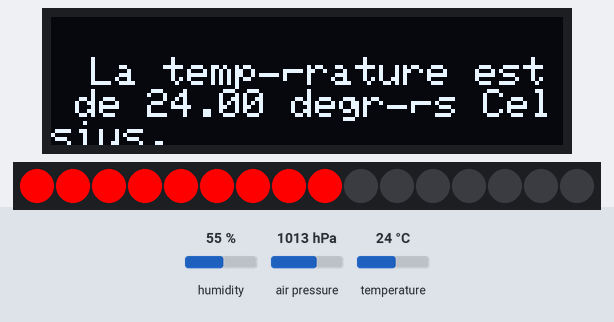
This sketch was run on a simulated Arduino Uno, built with avr-gcc and run on an emulated ATmega328P. On the bench: 128×32 one-colour display, 16 RGB LEDs in strip order, left to right. The test bench sets the inputs (shaded band); at power-on: temperature 24 °C, humidity 55 %, air pressure 1013 hPa. The display library's start-up logo is not drawn; what the sketch prints to the serial monitor is not drawn.

Above: at 9.9 s.
10.0 s: temperature set to 41 °C
At 18.6 s:
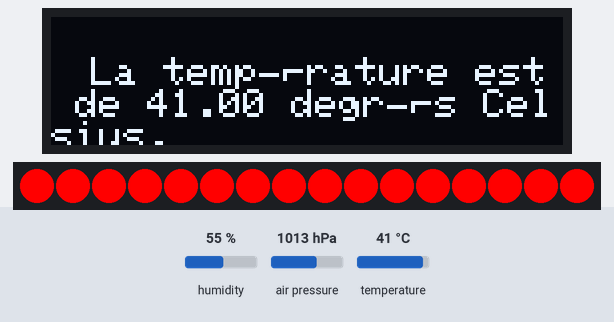
22.7 s: humidity set to 22 %
At 31.7 s:
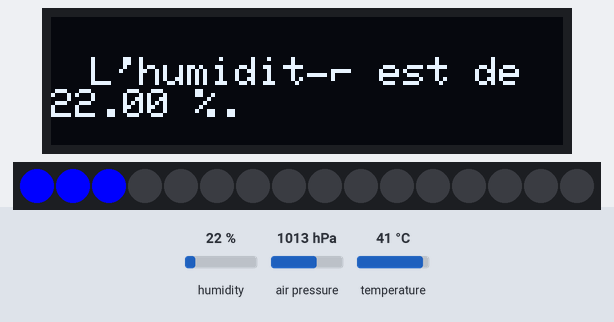
34.9 s: humidity set to 40 %
At 43.7 s:
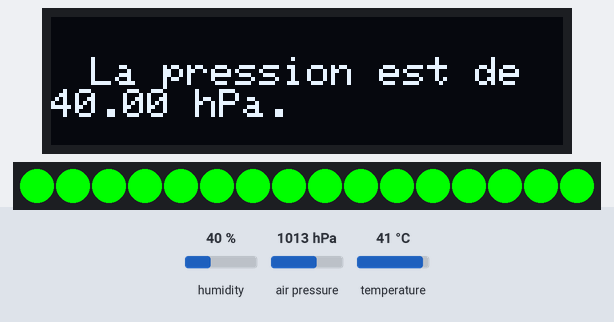
44.0 s: temperature set to 12 °C
At 46.8 s:
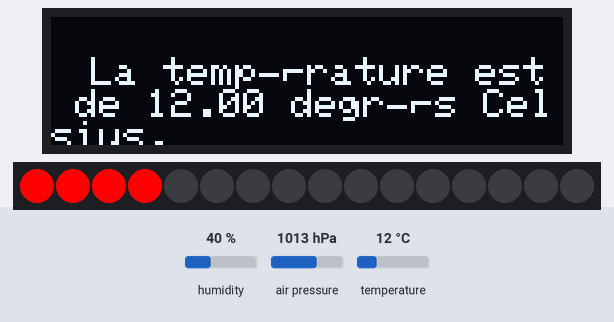
Timing chart, 0 to 48.3 s (numbered marks = the images above; inputs shaded):
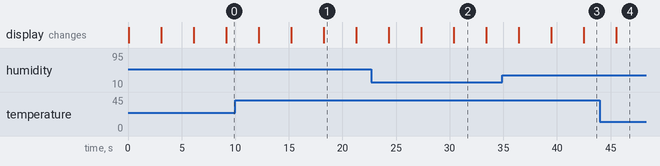

Measured:
- after the input at 10.0 s, the display: first differs from a run without the input after 8.3 s (image 1)
- after the input at 44.0 s, the display: changes after 1.5 s (image 4)
- what the display in image 1 shows lasts 3.0 s, from 18.3 s to 21.3 s

The sketch:

meteo.ino
```cpp
#include <Wire.h>
#include <Adafruit_Sensor.h>
#include <Adafruit_BME280.h>
#include <Adafruit_NeoPixel.h>
#include <Adafruit_GFX.h>
#include <Adafruit_SSD1306.h>

#define PIN_LED 4 // Pin connecté à la bande de LEDs
#define NUM_LEDS 16 // Nombre total de LEDs
#define SCREEN_WIDTH 128
#define SCREEN_HEIGHT 32

#define OLED_RESET    -1
Adafruit_SSD1306 display(SCREEN_WIDTH, SCREEN_HEIGHT, &Wire, OLED_RESET);
Adafruit_BME280 bme; // Crée une instance du capteur BMP280
Adafruit_NeoPixel strip(NUM_LEDS, PIN_LED, NEO_GRB + NEO_KHZ800);


int status;
void setup() {
  Serial.begin(9600);


  if(!display.begin(SSD1306_SWITCHCAPVCC, 0x3C)) {
    Serial.println(F("SSD1306 allocation failed"));
    for(;;);
  }


  status = bme.begin(0x76);
  if (!status) {
    Serial.println(F("Erreur Capteur"));
    Serial.print("SensorID was: 0x"); Serial.println(bme.sensorID(),16);
    Serial.print("        ID of 0xFF  BMP 180 ou BMP 085\n");
    Serial.print("   ID of 0x56-0x58  BMP 280,\n");
    Serial.print("        ID of 0x60  BME 280.\n");
    Serial.print("        ID of 0x61  BME 680.\n");
    while (1);

  }

  // if (!bme.begin(0x76)) {
  //   Serial.println(F("Could not find a valid BMP280 sensor, check wiring!"));
  //   while (1);
  // }
  display.display();
  display.clearDisplay();
  display.setTextSize(1);
  display.setTextColor(SSD1306_WHITE);
  strip.begin();
  strip.show(); // Initialise toutes les LEDs à 'éteint'
}

void loop() {

     display.clearDisplay();


  String message;
  float temp = bme.readTemperature();
  float pressure = bme.readPressure()  ; // Converti en hPa
  float humidity = bme.readHumidity(); // Le BMP280 ne peut pas lire l'humidité. Utilisez un autre capteur si nécessaire.

  // Afficher la température en rouge
  message  = "La température est de " + String(temp) + " degrés Celsius.";
  displayBarGraph(temp, 0, 40, strip.Color(255, 0, 0)); // Température de 0 à 40 degrés comme exemple
  display.setCursor(10, 10);
  display.println(message);
  Serial.println(message);
  display.display();
  display.clearDisplay();
  delay(3000);


  // Afficher l'humidité en bleu
  message  = "L'humidité est de " + String(humidity) + " %.";
  displayBarGraph(humidity, 0, 100, strip.Color(0, 0, 255)); // Humidité de 0 à 100% comme exemple
  display.setCursor(10, 10);
  display.println(message);
  Serial.println(message);
  display.display();
  display.clearDisplay();
  delay(3000);


  // Afficher la pression en vert
  message  = "La pression est de " + String(humidity) + " hPa.";
  displayBarGraph(pressure, 950, 1050, strip.Color(0, 255, 0)); // Pression de 950 à 1050 hPa comme exemple
  display.setCursor(10, 10);
  display.println(message);
  Serial.println(message);
  display.display();
  display.clearDisplay();
  delay(3000);

}

void displayBarGraph(float value, float minVal, float maxVal, uint32_t color) {

  strip.clear();
  int numLedsToLight = map(value, minVal, maxVal, 0, NUM_LEDS);
  for(int i = 0; i < numLedsToLight; i++) {
    strip.setPixelColor(i, color);
  }
  strip.show();
}
```
